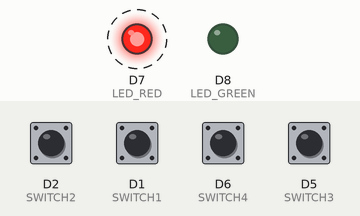
Bench run of a sketch on a simulated ESP8266 (NodeMCU). On the bench: output pins drawn as LEDs (lit = HIGH). Dashed ring = blinking. The test bench sets the inputs (shaded band); at power-on: D1 (SWITCH1), D2 (SWITCH2), D5 (SWITCH3), D6 (SWITCH4) HIGH. WiFi joins after 1.5 s; servers stay silent unless stated; what the sketch prints to the serial monitor is not drawn.

Above: at 0.1 s.
At 3.0 s:
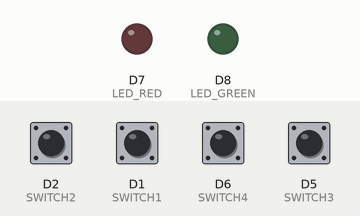
3.1 s: D2 (SWITCH2) pulled LOW for 0.15 s
Timing chart, 0 to 6.1 s (numbered marks = the images above; inputs shaded):
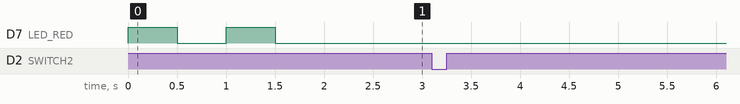

The sketch:

4_Relay_Reciver_Board.ino
```cpp
#include <ESP8266WiFi.h>
#include <ESP8266HTTPClient.h>

// Wi-Fi Access Point details
const char* ssid = "ESP8266_Relay";
const char* password = "12345678";

// Relay control endpoints
const char* relay1OnURL  = "http://192.168.4.1/relay1/on";
const char* relay1OffURL = "http://192.168.4.1/relay1/off";
const char* relay2OnURL  = "http://192.168.4.1/relay2/on";
const char* relay2OffURL = "http://192.168.4.1/relay2/off";
const char* relay3OnURL  = "http://192.168.4.1/relay3/on";
const char* relay3OffURL = "http://192.168.4.1/relay3/off";
const char* relay4OnURL  = "http://192.168.4.1/relay4/on";
const char* relay4OffURL = "http://192.168.4.1/relay4/off";

// GPIO Pin Definitions
#define SWITCH1 D1
#define SWITCH2 D2
#define SWITCH3 D5
#define SWITCH4 D6
#define LED_RED D7
#define LED_GREEN D8

unsigned long lastStatusBlink = 0;
bool greenBlinkActive = false;
bool lastSwitchStates[4] = {false, false, false, false};

void setup() {
  Serial.begin(115200);

  pinMode(SWITCH1, INPUT_PULLUP);
  pinMode(SWITCH2, INPUT_PULLUP);
  pinMode(SWITCH3, INPUT_PULLUP);
  pinMode(SWITCH4, INPUT_PULLUP);

  pinMode(LED_RED, OUTPUT);
  pinMode(LED_GREEN, OUTPUT);

  digitalWrite(LED_RED, LOW);
  digitalWrite(LED_GREEN, LOW);

  WiFi.begin(ssid, password);
  Serial.println("Connecting to Access Point...");
}

void loop() {
  // Connection Status Indicator
  if (WiFi.status() != WL_CONNECTED) {
    // Red LED blinks continuously
    digitalWrite(LED_RED, HIGH);
    delay(500);
    digitalWrite(LED_RED, LOW);
    delay(500);
    return; // Skip the rest if not connected
  } else {
    // Green LED blinks 5 sec every minute
    if (millis() - lastStatusBlink >= 60000) {
      greenBlinkActive = true;
      lastStatusBlink = millis();
    }
    if (greenBlinkActive) {
      digitalWrite(LED_GREEN, HIGH);
      delay(5000);
      digitalWrite(LED_GREEN, LOW);
      greenBlinkActive = false;
    }
  }

  // Switch Logic
  checkAndSend(SWITCH1, 0, relay1OnURL, relay1OffURL);
  checkAndSend(SWITCH2, 1, relay2OnURL, relay2OffURL);
  checkAndSend(SWITCH3, 2, relay3OnURL, relay3OffURL);
  checkAndSend(SWITCH4, 3, relay4OnURL, relay4OffURL);

  delay(100); // Short delay to debounce
}

void checkAndSend(uint8_t pin, uint8_t index, const char* onURL, const char* offURL) {
  bool currentState = !digitalRead(pin); // Active LOW
  if (currentState != lastSwitchStates[index]) {
    lastSwitchStates[index] = currentState;
    const char* url = currentState ? onURL : offURL;
    sendHttpRequest(url);
  }
}

void sendHttpRequest(const char* url) {
  if (WiFi.status() == WL_CONNECTED) {
    WiFiClient client;
    HTTPClient http;
    http.begin(client, url);  // ✅ FIXED for new library
    int httpCode = http.GET();
    Serial.printf("Request to %s => Code: %d\n", url, httpCode);
    http.end();
  }
}
```

Measured:
- after the input at 3.1 s, every drawn part: stays the same
- by itself, D7 (LED_RED): alternates HIGH for 0.50 s and LOW for 0.50 s, 4 changes in all, then stays LOW
